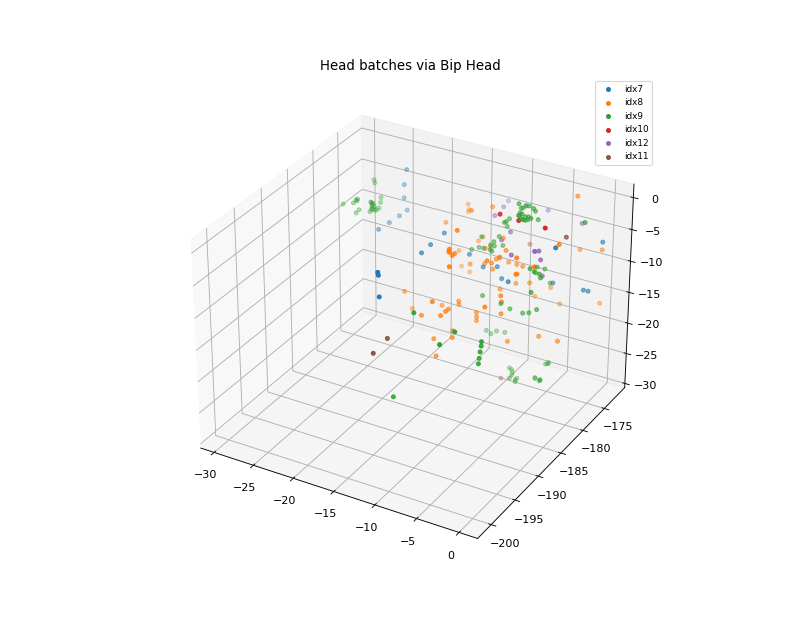

Python code for this plot:
#!/usr/bin/env python3
import struct, math
import numpy as np
import matplotlib
matplotlib.use('Agg')
import matplotlib.pyplot as plt
from mpl_toolkits.mplot3d import Axes3D
P='/home/hatch/workspace/agent-ops/worktrees/wrestling-teardown/wwe-wrestlemania-xix/.scratch/files/model__wrestler__000_0.ymg'
d=open(P,'rb').read()
def u32(o): return struct.unpack('>I',d[o:o+4])[0]
def f32(o): return struct.unpack('>f',d[o:o+4])[0]
def i16(o): return struct.unpack('>h',d[o:o+2])[0]
NB=71
pars=[]; poss=[]; euls=[]
for i in range(NB):
    o=0xf3b4+i*64
    pars.append(u32(o+24)); poss.append(np.array([f32(o+28+j*4) for j in range(3)])); euls.append([f32(o+40+j*4) for j in range(3)])
def emat(e):
    cx,sx=math.cos(e[0]),math.sin(e[0]); cy,sy=math.cos(e[1]),math.sin(e[1]); cz,sz=math.cos(e[2]),math.sin(e[2])
    Rx=np.array([[1,0,0],[0,cx,-sx],[0,sx,cx]]); Ry=np.array([[cy,0,sy],[0,1,0],[-sy,0,cy]]); Rz=np.array([[cz,-sz,0],[sz,cz,0],[0,0,1]])
    return Rz@Ry@Rx
world=[None]*NB
def gw(i):
    if world[i] is not None: return world[i]
    p=pars[i]; R=emat(euls[i])
    M=np.eye(4); M[:3,:3]=R; M[:3,3]=poss[i]
    world[i]=M if (p==0xFFFFFFFF or p>=NB) else gw(p)@M
    return world[i]
for i in range(NB): gw(i)
M=world[6]
bt=0x7ca0
fig=plt.figure(figsize=(10,8))
ax=fig.add_subplot(111,projection='3d')
for r in range(1,14):
    o=bt+r*8
    idx=d[o]
    if idx in (7,8,9,10,11,12):
        c1=d[o+1]; off=u32(o+4); base=0x80+off
        verts=np.array([(i16(base+i*12)/64.0, i16(base+i*12+2)/64.0, i16(base+i*12+4)/64.0) for i in range(c1)])
        homo=np.hstack([verts,np.ones((len(verts),1))])
        wpts=(M@homo.T).T[:,:3]
        ax.scatter(wpts[:,0],wpts[:,1],wpts[:,2],s=12,label=f'idx{idx}')
ax.legend(fontsize=8)
ax.set_title('Head batches via Bip Head')
plt.savefig('/home/hatch/workspace/wmxix-mod-testbed/teardown/wwe-wrestlemania-xix/work/dol-analysis/head_only.png', dpi=80)
print('done')
